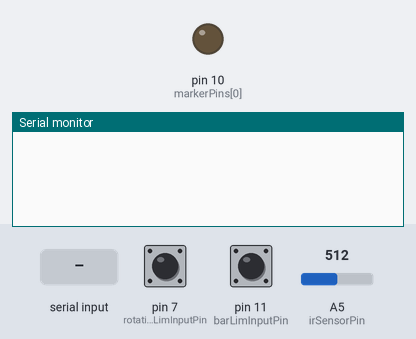
A sketch run on a simulated Arduino Uno, built with avr-gcc and run on an emulated ATmega328P. Shown: output pins drawn as LEDs (lit = HIGH), the last lines printed to the serial monitor. The test bench sets the inputs (shaded band); at power-on: pin 7 (rotationLimInputPin) HIGH, pin 11 (barLimInputPin) HIGH, A5 (irSensorPin) = 512. Pins used as bus, display or sensor lines are not drawn.

Above: at 1.2 s.
1.3 s: "90,45,200;" received over Serial
At 2.3 s:
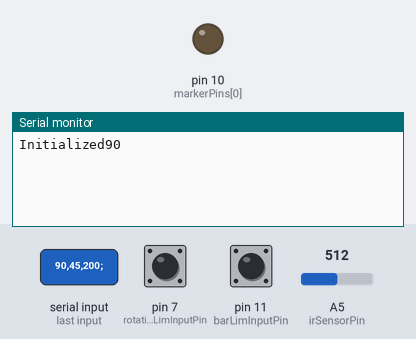
2.8 s: "d,1;" received over Serial
At 3.3 s:
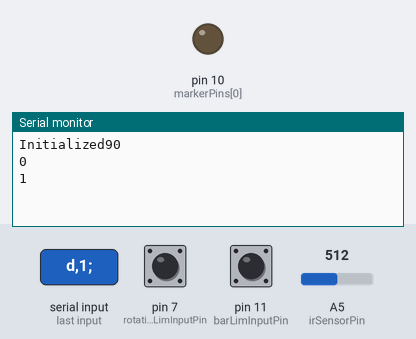

Measured:
- after the input at 1.3 s, the serial monitor: prints a new line at once (image 1)
- after the input at 2.8 s, the serial monitor: prints a new line at once (image 2)

The sketch:

polar_printing_press.ino
```cpp
#define BAUD (9600) //Define the serial communication

// constants
const unsigned long STEPS_PER_ROTATION = 200;
const unsigned long SMALL_ROTS = 130; // number of stepper motor rotations for the width of a smaller paper
const unsigned long BIG_ROTS = 200; // number of stepper motor rotations for the width of the whole platter
const unsigned long ROTATIONS_PER_RADIUS = 100;
const int NUM_MARKER_PINS = 1;
const int NUM_COMMANDS = 10; // number of commands to process at once
const int IN = LOW;
const int OUT = !IN;
const int UP = LOW;
const int DOWN = HIGH;

// ir sensor constants
const int IR_SENSOR_THRESHOLD = 100;
const long NUM_BW_PER_ROTATION = 360;

// pins
const int rotationLimInputPin = 7; //input pin for limit switch
const int barLimInputPin = 11; //input pin for limit switch
const int stepperEnablePin= 6;//Enable value of stepper motor. if it's not low it won't work
const int stepperStepPin = 5;
const int stepperDirectionPin = 4; //high is ?clockwise? and low is ?counter?
const int markerPins[NUM_MARKER_PINS] = {10}; // the pins that the marker solenoids are on
const int irSensorPin = A5;

// current state variables
byte readyForCommand = 1;
unsigned long currentAngle = 0;
boolean forwardMotor= 1;
unsigned long numRotations = 0;
unsigned long rotationSteps = 0;

// limit switch on bar vars
int barLimitSwitchState;
int barLimitSwitchVal;
int barLimitSwitchPresses = 0;
long barLimitSwitchLastToggleTime = 0;
long barLimitSwitchDebounceTime = 50;

// limit switch rotation vars
int rotationLimitSwitchState; //state for limit switch
int rotationLimitSwitchVal; //val for limit switch
long rotationLimitSwitchTime = 0; // time for limit switch
long rotationLimitSwitchLastToggleTime = 0;
long rotationLimitSwitchDebounceTime = 200; //debounce for limit switch

// ir sensor vars
int irSensorValue = 0;
int irSensorState = 0; // 0 for black, 1 for white
int irPrevSensorState = 0;

#define NUM_COMMANDS 50
int currentCommand = NUM_COMMANDS;
int numCommands = NUM_COMMANDS;
unsigned long angles[NUM_COMMANDS];
int upDown[NUM_COMMANDS];
int solenoidState[NUM_MARKER_PINS] = {LOW};

// NUM_BW_PER_ROTATION
unsigned long STEPS_PER_LEAD_SCREW_ROTATION = 80;
unsigned long platterRotationsNeededPerImage;
unsigned long LEAD_SCREW_ROTATIONS_PER_IMAGE = 200;
unsigned long SCALE_VALUE = 1000;

unsigned long stepperStepsPerDegree;
unsigned long stepperStepsDone = 0;
unsigned long stepsQueue = 0;
unsigned long lastStepTime = 0;

int stepperState = HIGH;

int serialIndex = 0;

boolean executing = 0;
boolean initialized = 0;
boolean rotationsZeroed = 0;
boolean done = 0;
unsigned long lastRotationSteps = 0;
unsigned long lastRotations = 0;

void setup() {
  Serial.begin(BAUD);

// setup solenoids
  setupSolenoids();

  // setup the stepper motor driver
  setupStepper();

  // setup limit input switches
  setupRotationLimInputSwitch();
  setupBarLimInputSwitch();

  // move pens to beginning for setup
  moveToBeginning(barLimInputPin); // center the pens

  numRotations = 0;
  rotationSteps = 0;
  stepsQueue = 0;

  digitalWrite(stepperDirectionPin, OUT);
}

void setupSolenoids() {
  for (int i=0;i<NUM_MARKER_PINS;i++) {
    pinMode(markerPins[i], OUTPUT);
  }
}

void setupStepper() {
  pinMode(stepperEnablePin, OUTPUT); //Enable value of stepper motor. if it's not low it won't work
  pinMode(stepperStepPin, OUTPUT); // Step of stepper motor
  pinMode(stepperDirectionPin,OUTPUT); //Dir of stepper motor. high is ?clockwise? and low is ?counter?
  digitalWrite(stepperEnablePin,LOW);//set Enable of stepper low
  digitalWrite(stepperDirectionPin, IN);
}

void setupRotationLimInputSwitch() {
  pinMode(rotationLimInputPin, INPUT);
  digitalWrite(rotationLimInputPin, HIGH);
}

void setupBarLimInputSwitch() {
  pinMode(barLimInputPin, INPUT);
  digitalWrite(barLimInputPin, HIGH);
}

void loop() {
  // if we don't have the totalRotations, get it now
  if (!initialized) {
    platterRotationsNeededPerImage = readSerialString().toInt();
    if (platterRotationsNeededPerImage != 0) {
      stepperStepsPerDegree = SCALE_VALUE * STEPS_PER_LEAD_SCREW_ROTATION * LEAD_SCREW_ROTATIONS_PER_IMAGE / (platterRotationsNeededPerImage * NUM_BW_PER_ROTATION);
      initialized = 1;
      Serial.print("Initialized");
      Serial.println(platterRotationsNeededPerImage);
    }
  }

  // read the encoder, this will update current state values
  readRotationSwitch();
  readIrSensor();
  if (executing) {

    if (currentCommand >= numCommands) {
      // We need to receive more commands, cache our state, and stop executing
      Serial.println("a");
      executing = 0;
      rotationsZeroed = 0;
      for (int i=0; i<NUM_MARKER_PINS; i++) {
        delayPen(markerPins[i]);
      }
      lastRotations = numRotations; // maybe don't need this?
      lastRotationSteps = rotationSteps;
    } else if (360*numRotations + rotationSteps >= angles[currentCommand]) {
      // Execute the current command
      actuatePen(0, upDown[currentCommand]);
      currentCommand++;
    }

    // Keep track of our current progress
    long degreesDone = NUM_BW_PER_ROTATION * numRotations + rotationSteps;
    long stepsNeeded = degreesDone * stepperStepsPerDegree / SCALE_VALUE;

    if (stepsNeeded > stepperStepsDone) {
      // Check if we should be stepping the stepper
      stepsQueue += stepsNeeded - stepperStepsDone;
      stepperStepsDone += stepsNeeded - stepperStepsDone;
    }
    if (!done) {
      stepIfNeeded();
    }
  } else if (initialized) {

    if (currentCommand == 0) {
      // if we have just received commands, wait for the press to re-zero itself
      // we have read the commands and reset the command counter, so we wait to
      // hit the limit switch to start again
      if (rotationLimitSwitchState == HIGH) {
        rotationsZeroed = 1;
      }
      if (rotationSteps == lastRotationSteps && rotationsZeroed) {
        // only start executing when we have rotated to the same point we were at when we stopped
        executing = 1;
        for (int i=0; i<NUM_MARKER_PINS; i++) {
          restorePen(markerPins[i]);
        }
      }
    } else { // if no commands, need to get commands
      readSerialCommands();
    }
  }
}

int count = 0;

void stepIfNeeded() {
  if (stepperState == HIGH && millis() - lastStepTime >= 3) {
    stepperState = LOW;
    digitalWrite(stepperStepPin,stepperState);
    lastStepTime = millis();
    stepsQueue--;
    count++;
  } else if (stepperState == LOW && stepsQueue > 0 && millis() - lastStepTime >= 3) {
    stepperState = HIGH;
    digitalWrite(stepperStepPin,stepperState);
    lastStepTime = millis();
  }
}

void stepMotor(int in, int steps) {
  digitalWrite(stepperDirectionPin,in); // Set Dir high
  for (int i=0; i<steps; i++) {
    stepperState = !stepperState;
    digitalWrite(stepperStepPin,HIGH); // Output high
    delay(1); // Wait
    digitalWrite(stepperStepPin,LOW); // Output low
    delay(1); // Wait
  }
}

void readRotationSwitch(){
  rotationLimitSwitchVal = digitalRead(rotationLimInputPin);

  if (rotationLimitSwitchVal != rotationLimitSwitchState && millis() - rotationLimitSwitchLastToggleTime > rotationLimitSwitchDebounceTime) {
    rotationLimitSwitchState = rotationLimitSwitchVal;
    rotationLimitSwitchLastToggleTime = millis();
    if (rotationLimitSwitchState == HIGH) {
      rotationSteps = 0;
      if (executing) {
        numRotations++;
      }
    }
  }
}

void readBarSwitch(){
  barLimitSwitchVal = digitalRead(barLimInputPin);

  if (barLimitSwitchVal != barLimitSwitchState && millis() - barLimitSwitchLastToggleTime > barLimitSwitchDebounceTime) {
    barLimitSwitchPresses = barLimitSwitchPresses + 1;
    barLimitSwitchState = barLimitSwitchVal;
    barLimitSwitchLastToggleTime = millis();
  }
}

void moveToBeginning(int inputPin) {
  // reset the pen cars in their central position
  readBarSwitch();
  while (barLimitSwitchState == LOW) {
    stepMotor(IN, 1); // move toward center 1 rotation
    readBarSwitch();
  }
}

void readIrSensor() {
  irSensorValue = analogRead(irSensorPin);

  int currentState;
  if (irSensorValue >= IR_SENSOR_THRESHOLD) {
    currentState = 1;
  } else {
    currentState = 0;
  }

  if (currentState != irSensorState) {
    irSensorState = currentState;
    rotationSteps++;
  }
}

void actuatePen(int marker, int state){
  // state is either 0 or 1
  digitalWrite(markerPins[marker], state);
  solenoidState[marker] = state;
}

void delayPen(int marker) {
  digitalWrite(markerPins[marker], UP);
}

void restorePen(int marker) {
  digitalWrite(markerPins[marker], solenoidState[marker]);
}

String readSerialString() {
  String serialString = Serial.readStringUntil(';');
  serialString.trim();
  return serialString;
}

void readSerialCommands() {
  String serialString = readSerialString();

  if (serialString.length() > 0) {
    if (serialString == "d") {
      currentCommand = 0;
    } else {
      // check for done
      if (serialString == "done") {
        done = 1;
      }
      int commaIndex = serialString.indexOf(",");
      String angleString = serialString.substring(0, commaIndex);
      unsigned long angle = stringToLong(angleString);
      String rest = serialString.substring(commaIndex+1);
      commaIndex = rest.indexOf(",");
      String upString = rest.substring(0,commaIndex);
      int up = upString.toInt();
      String markerString = rest.substring(commaIndex+1);
      int marker = markerString.toInt();

      //markers[serialIndex] = marker;
      angles[serialIndex] = angle;
      upDown[serialIndex] = up;
      Serial.println(angle);
      serialIndex++;
      Serial.println(serialIndex);
      if (serialIndex == NUM_COMMANDS) {
        serialIndex = 0;
      }
    }
  }
}

long stringToLong(String s) {
  int len = s.length();
  char charArray[len+1];
  s.toCharArray(charArray, len+1);
  long res = atol(charArray);
  return res;
}
```
